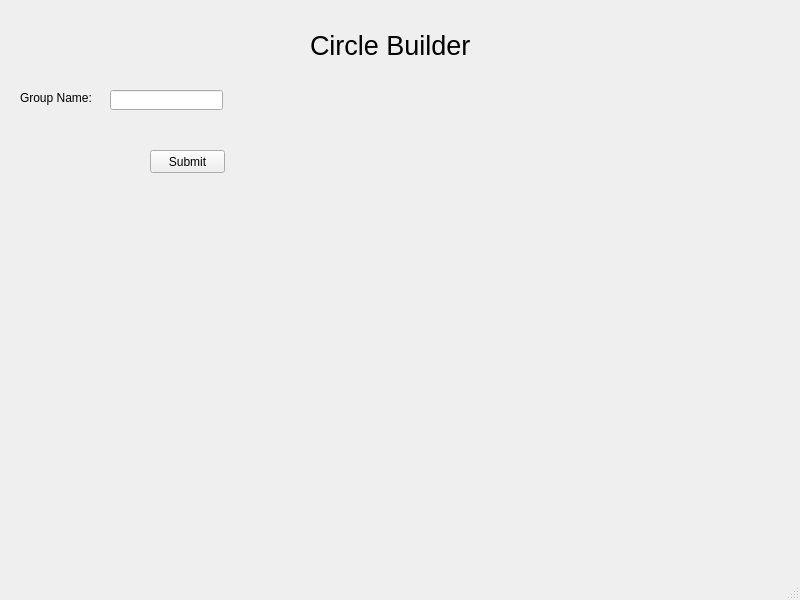
<?xml version="1.0" encoding="UTF-8"?>
<ui version="4.0">
 <class>PopWindow</class>
 <widget class="QMainWindow" name="PopWindow">
  <property name="geometry">
   <rect>
    <x>0</x>
    <y>0</y>
    <width>800</width>
    <height>600</height>
   </rect>
  </property>
  <property name="windowTitle">
   <string>MainWindow</string>
  </property>
  <widget class="QWidget" name="centralwidget">
   <widget class="QLabel" name="group_name_label">
    <property name="geometry">
     <rect>
      <x>20</x>
      <y>90</y>
      <width>81</width>
      <height>16</height>
     </rect>
    </property>
    <property name="text">
     <string>Group Name:</string>
    </property>
   </widget>
   <widget class="QLabel" name="title">
    <property name="geometry">
     <rect>
      <x>310</x>
      <y>0</y>
      <width>321</width>
      <height>91</height>
     </rect>
    </property>
    <property name="font">
     <font>
      <pointsize>20</pointsize>
     </font>
    </property>
    <property name="text">
     <string>Circle Builder</string>
    </property>
   </widget>
   <widget class="QLineEdit" name="group_name_entry">
    <property name="geometry">
     <rect>
      <x>110</x>
      <y>90</y>
      <width>113</width>
      <height>20</height>
     </rect>
    </property>
    <property name="text">
     <string/>
    </property>
   </widget>
   <widget class="QPushButton" name="submission_button">
    <property name="geometry">
     <rect>
      <x>150</x>
      <y>150</y>
      <width>75</width>
      <height>23</height>
     </rect>
    </property>
    <property name="text">
     <string>Submit</string>
    </property>
   </widget>
  </widget>
  <widget class="QStatusBar" name="statusbar"/>
 </widget>
 <resources/>
 <connections/>
</ui>
